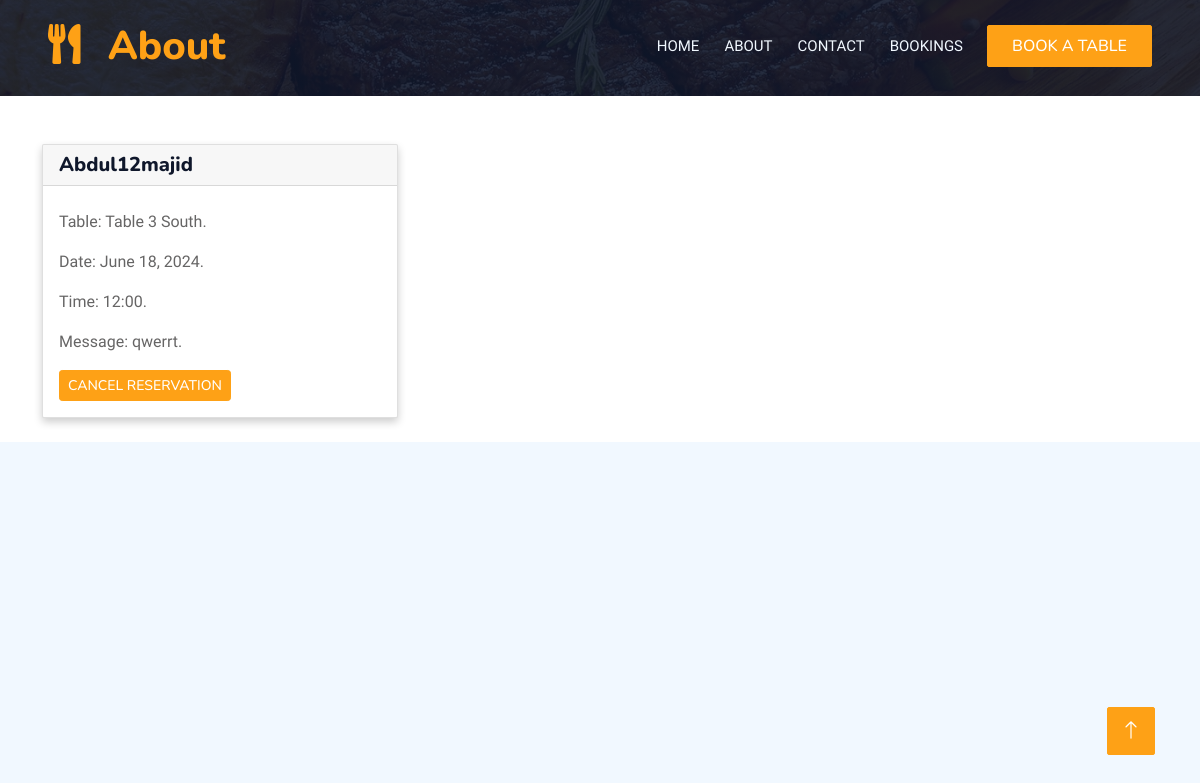
Screenshot of /details/19 (signed in) with the database file from the repository.
### restaurant_app/models.py (models this page shows, shortened)
class Booking(models.Model):
	name = models.CharField(max_length=50, blank=False)
	email = models.CharField(max_length=150, blank=False)
	contact = models.CharField(max_length=50, blank=True)
	date = models.DateField(auto_now_add=True)
	time = models.CharField(max_length=50, blank=False)
	message = models.TextField("Enquiry", blank=True)
	table = models.ForeignKey(Table, blank=True, on_delete=models.CASCADE)
	status = models.ForeignKey(Status, blank=True, on_delete=models.CASCADE)

class Table(models.Model):
	name = models.CharField(max_length=50, blank=False)
	location = models.CharField(max_length=150, blank=False)
	is_available = models.BooleanField(default=True)
	def __str__(self):
		return str(self.name)

### restaurant_app/views.py (the view)
# urls.py: path('details/<int:pk>', views.details, name='details'),
@login_required(login_url='login-user')
def details(request, pk):
	user_id = request.user.id
	reserve = Booking.objects.get(id=pk)
	context = {
		"reserve":reserve,
	}
	return render(request, 'details.html', context)

### restaurant_app/templates/details.html (shortened to what this page needs)
{% extends 'base.html' %}
{% block heading_title %}
   About
{% endblock %}
{% block content %}
<div class="container">
<div class="row">
    <div class="col-md-4">
      <div class="card">
        <h5 class="card-header" style="text-align: left">{{ reserve.name }}</h5>
        <div class="card-body">
          <p class="card-text">Table: {{ reserve.table }} {{ reserve.table.location}}.</p>
          <p class="card-text">Date: {{ reserve.date }}.</p>
          <p class="card-text">Time: {{ reserve.time }}.</p>
          <p class="card-text">Message: {{ reserve.message }}.</p>
          <a href="{% url 'cancel' reserve.id %}" class="btn btn-primary btn-sm">Cancel Reservation</a>
        </div>
      </div>
    </div>
</div></br>
</div>
{% endblock %}

### static/app/css/style.css (style rules this page uses)
:root { --primary: #FEA116; --light: #F1F8FF; --dark: #0F172B; }
.btn { font-family: 'Nunito', sans-serif; font-weight: 500; text-transform: uppercase; transition: .5s; }
.btn.btn-primary, .btn.btn-secondary { color: #FFFFFF; }

### restaurant_app/templates/details.html (style rules this page uses)
.card { box-shadow: 0 4px 8px 0 rgba(0, 0, 0, 0.2); transition: box-shadow 0.3s ease-in-out; }

### rows the page displays
Booking: name "Abdul12majid", table "Table 3", table.location "South", date "June 18, 2024", time "12:00", message "qwerrt"
